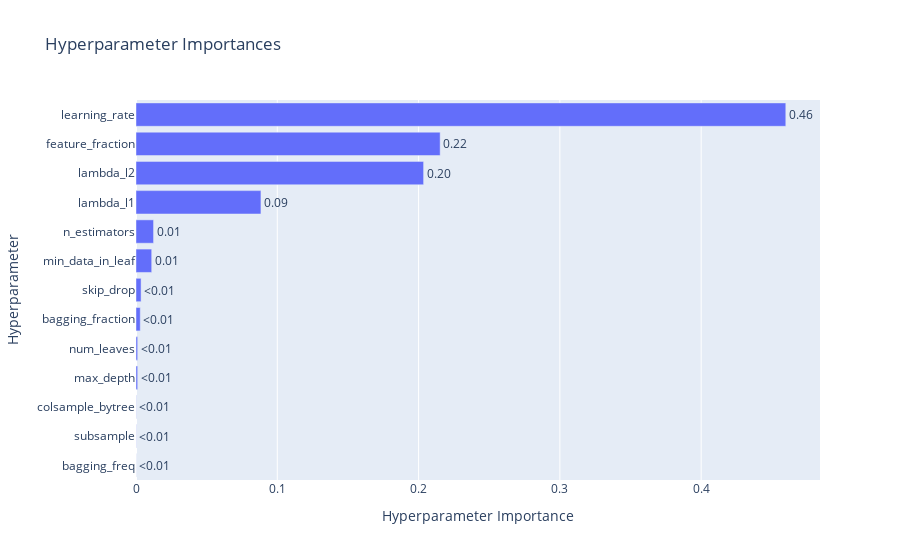

The cell this chart's notebook holds for it:
### Code cell
#Visualize parameter importances.
optuna.visualization.plot_param_importances(study)

### Figure 1 — Plotly figure (JSON) as saved in the notebook; plotly's stock layout.template omitted (floating-point values rounded to 4 significant figures)
{"data": [{"cliponaxis": false, "hovertemplate": ["bagging_freq (IntDistribution): 6.673521920516741e-05<extra></extra>", "subsample (FloatDistribution): 0.00012547876069790822<extra></extra>", "colsample_bytree (FloatDistribution): 0.00014610553423317094<extra></extra>", "max_depth (IntDistribution): 0.0011822616787689015<extra></extra>", "num_leaves (IntDistribution): 0.001184243592344907<extra></extra>", "bagging_fraction (FloatDistribution): 0.0030073741025057857<extra></extra>", "skip_drop (FloatDistribution): 0.0035989160760113315<extra></extra>", "min_data_in_leaf (IntDistribution): 0.011109449351625559<extra></extra>", "n_estimators (IntDistribution): 0.012424074630378113<extra></extra>", "lambda_l1 (FloatDistribution): 0.08842510448918448<extra></extra>", "lambda_l2 (FloatDistribution): 0.20355928723943012<extra></extra>", "feature_fraction (FloatDistribution): 0.21527029576418216<extra></extra>", "learning_rate (FloatDistribution): 0.4599006735614326<extra></extra>"], "name": "Objective Value", "orientation": "h", "text": ["<0.01", "<0.01", "<0.01", "<0.01", "<0.01", "<0.01", "<0.01", "0.01", "0.01", "0.09", "0.20", "0.22", "0.46"], "textposition": "outside", "type": "bar", "x": [6.674e-05, 0.0001255, 0.0001461, 0.001182, 0.001184, 0.003007, 0.003599, 0.01111, 0.01242, 0.08843, 0.2036, 0.2153, 0.4599], "y": ["bagging_freq", "subsample", "colsample_bytree", "max_depth", "num_leaves", "bagging_fraction", "skip_drop", "min_data_in_leaf", "n_estimators", "lambda_l1", "lambda_l2", "feature_fraction", "learning_rate"]}], "layout": {"title": {"text": "Hyperparameter Importances"}, "xaxis": {"title": {"text": "Hyperparameter Importance"}}, "yaxis": {"title": {"text": "Hyperparameter"}}}}
